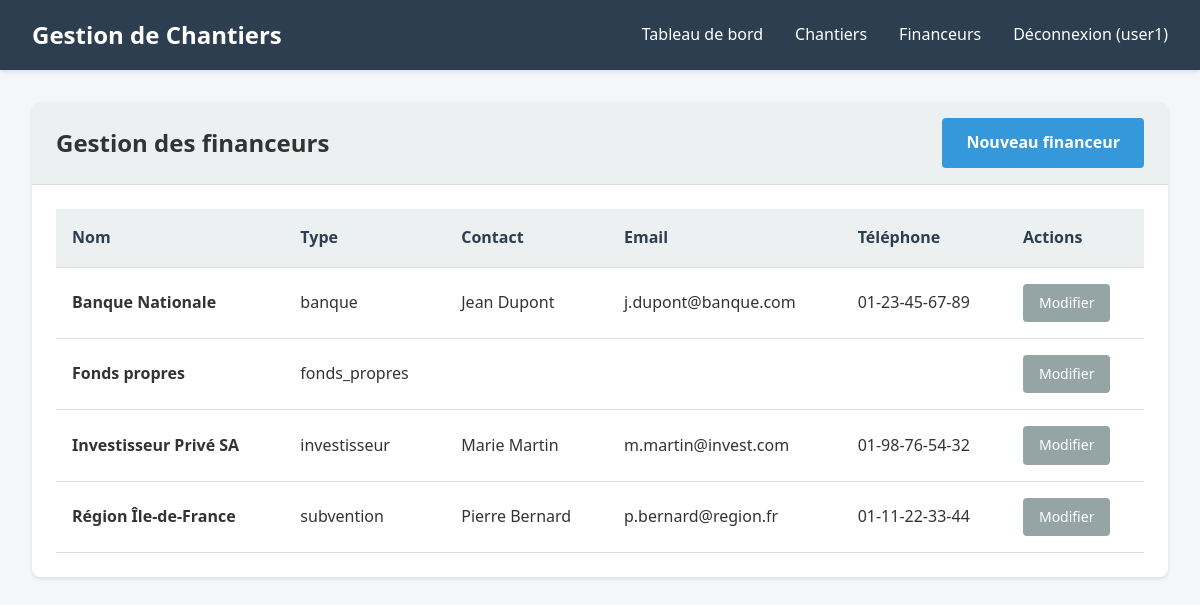
Page /financeurs.php (signed in) on the committed database.
### tables this page shows
CREATE TABLE financeurs (
    id INT AUTO_INCREMENT PRIMARY KEY,
    nom VARCHAR(200) NOT NULL,
    type ENUM('banque', 'investisseur', 'subvention', 'fonds_propres', 'autre') DEFAULT 'autre',
    contact_nom VARCHAR(100),
    contact_email VARCHAR(100),
    contact_telephone VARCHAR(20),
    created_at TIMESTAMP DEFAULT CURRENT_TIMESTAMP,
    updated_at TIMESTAMP DEFAULT CURRENT_TIMESTAMP ON UPDATE CURRENT_TIMESTAMP,
    INDEX idx_type (type)
);

### includes/functions.php (called while the page is built, shortened)
<?php
function cleanOutput($string) {
    return htmlspecialchars($string, ENT_QUOTES, 'UTF-8');
}

### financeurs.php (the view, shortened to what this page needs)
<?php
require_once 'includes/functions.php';
$db = Database::getInstance()->getConnection();
$stmt = $db->query("SELECT * FROM financeurs ORDER BY nom");
$financeurs = $stmt->fetchAll();
include 'includes/header.php';
?>
<div class="card">
    <div class="card-header">
        <h2>Gestion des financeurs</h2>
        <a href="financeur_add.php" class="btn btn-primary">Nouveau financeur</a>
    </div>
    <div class="card-body">
        <?php if (empty($financeurs)): ?>
            <p class="text-muted text-center">Aucun financeur enregistré. Ajoutez votre premier financeur.</p>
        <?php else: ?>
            <table class="table">
                <thead>
                    <tr>
                        <th>Nom</th>
                        <th>Type</th>
                        <th>Contact</th>
                        <th>Email</th>
                        <th>Téléphone</th>
                        <th>Actions</th>
                    </tr>
                </thead>
                <tbody>
                    <?php foreach ($financeurs as $financeur): ?>
                        <tr>
                            <td><strong><?php echo cleanOutput($financeur['nom']); ?></strong></td>
                            <td><?php echo cleanOutput($financeur['type']); ?></td>
                            <td><?php echo cleanOutput($financeur['contact_nom']); ?></td>
                            <td><?php echo cleanOutput($financeur['contact_email']); ?></td>
                            <td><?php echo cleanOutput($financeur['contact_telephone']); ?></td>
                            <td>
                                <a href="financeur_edit.php?id=<?php echo $financeur['id']; ?>" class="btn btn-sm btn-secondary">Modifier</a>
                            </td>
                        </tr>
                    <?php endforeach; ?>
                </tbody>
            </table>
        <?php endif; ?>
    </div>
</div>
<?php include 'includes/footer.php'; ?>

### assets/css/style.css (style rules this page uses)
:root { --primary-color: #2c3e50; --secondary-color: #3498db; --success-color: #27ae60; --danger-color: #e74c3c; --warning-color: #f39c12; --info-color: #3498db; --light-color: #ecf0f1; --dark-color: #2c3e50; --border-color: #ddd; }
* { margin: 0; padding: 0; box-sizing: border-box; }
body { font-family: 'Segoe UI', Tahoma, Geneva, Verdana, sans-serif; background-color: #f5f6fa; color: #333; line-height: 1.6; }
.card { background: white; border-radius: 8px; box-shadow: 0 2px 4px rgba(0,0,0,0.1); margin-bottom: 1.5rem; overflow: hidden; }
.card-header { background-color: var(--light-color); padding: 1rem 1.5rem; border-bottom: 1px solid var(--border-color); font-weight: 600; display: flex; justify-content: space-between; align-items: center; }
.card-body { padding: 1.5rem; }
.btn { display: inline-block; padding: 0.75rem 1.5rem; border: none; border-radius: 4px; cursor: pointer; font-size: 1rem; text-decoration: none; transition: all 0.3s; text-align: center; }
.btn-primary { background-color: var(--secondary-color); color: white; }
.btn-secondary { background-color: #95a5a6; color: white; }
.btn-sm { padding: 0.5rem 1rem; font-size: 0.875rem; }
.table { width: 100%; border-collapse: collapse; }
.table th, .table td { padding: 1rem; text-align: left; border-bottom: 1px solid var(--border-color); }
.table th { background-color: var(--light-color); font-weight: 600; color: var(--dark-color); }

### rows in the picture
financeurs: nom "Banque Nationale", type "banque", contact_nom "Jean Dupont", contact_email "j.dupont@banque.com", contact_telephone "01-23-45-67-89"
financeurs: nom "Fonds propres", type "fonds_propres"
financeurs: nom "Investisseur Privé SA", type "investisseur", contact_nom "Marie Martin", contact_email "m.martin@invest.com", contact_telephone "01-98-76-54-32"
financeurs: nom "Région Île-de-France", type "subvention", contact_nom "Pierre Bernard", contact_email "p.bernard@region.fr", contact_telephone "01-11-22-33-44"

### other values in the picture
APP_NAME "Gestion de Chantiers"
cleanOutput($_SESSION['username']) "user1"
